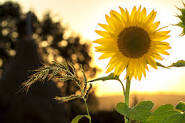
#> input picture images.jpg, 185 x 123 px
$ python task7.py
#> lines starting #> are read from the running program, lines starting #| are printed output that depends on the picture
#отразить изображение по нижней границе
import cv2 as cv

#Поиск изображения по источнику
image = cv.imread('images.jpg')
#> image is the input picture: shape (123, 185, 3); mean B, G, R 79.6, 129.3, 146.9
flipImageBottom = cv.flip(image, 0)
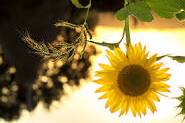
#> flipImageBottom: shape (123, 185, 3); mean B, G, R 79.6, 129.3, 146.9
cv.imwrite('task7-image/new_flip_image.jpg', flipImageBottom)

$ run again, with download.jpg copied over images.jpg
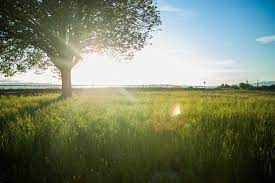
#> input picture download.jpg, 275 x 183 px
#> image is the input picture: shape (183, 275, 3); mean B, G, R 104.1, 128.9, 119.8
#> `flipImageBottom = cv.flip(image, 0)`:
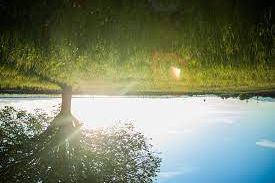
#> flipImageBottom: shape (183, 275, 3); mean B, G, R 104.1, 128.9, 119.8
